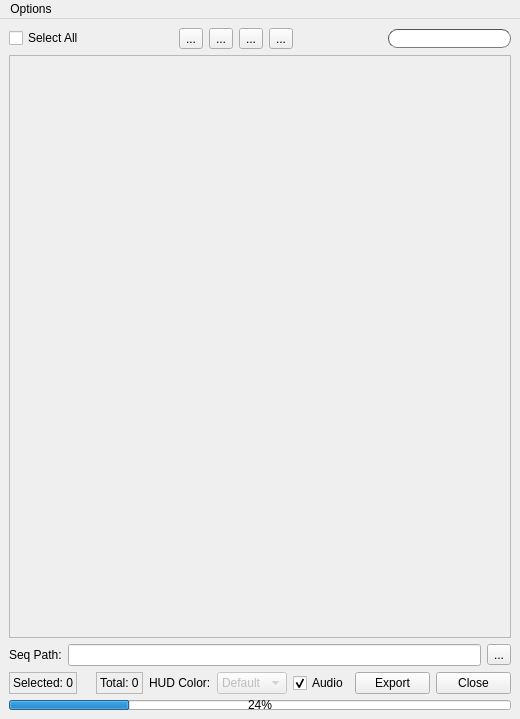
<?xml version="1.0" encoding="UTF-8"?>
<ui version="4.0">
 <class>MainWindow</class>
 <widget class="QMainWindow" name="MainWindow">
  <property name="geometry">
   <rect>
    <x>0</x>
    <y>0</y>
    <width>507</width>
    <height>719</height>
   </rect>
  </property>
  <property name="windowTitle">
   <string>Shot Export</string>
  </property>
  <widget class="QWidget" name="centralwidget">
   <layout class="QVBoxLayout" name="verticalLayout">
    <item>
     <layout class="QHBoxLayout" name="horizontalLayout">
      <item>
       <widget class="QCheckBox" name="selectAllButton">
        <property name="toolTip">
         <string>Select all shots for export</string>
        </property>
        <property name="text">
         <string>Select All</string>
        </property>
       </widget>
      </item>
      <item>
       <spacer name="horizontalSpacer">
        <property name="orientation">
         <enum>Qt::Horizontal</enum>
        </property>
        <property name="sizeHint" stdset="0">
         <size>
          <width>40</width>
          <height>20</height>
         </size>
        </property>
       </spacer>
      </item>
      <item>
       <widget class="QToolButton" name="addButton">
        <property name="toolTip">
         <string>Add new shot(s)</string>
        </property>
        <property name="text">
         <string>...</string>
        </property>
       </widget>
      </item>
      <item>
       <widget class="QToolButton" name="collapseButton">
        <property name="toolTip">
         <string>Toggle collapse all shots</string>
        </property>
        <property name="text">
         <string>...</string>
        </property>
       </widget>
      </item>
      <item>
       <widget class="QToolButton" name="deleteSelectedButton">
        <property name="toolTip">
         <string>Remove selected shots</string>
        </property>
        <property name="text">
         <string>...</string>
        </property>
       </widget>
      </item>
      <item>
       <widget class="QToolButton" name="sceneBreakdownButton">
        <property name="toolTip">
         <string>Open Scene Breakdown</string>
        </property>
        <property name="text">
         <string>...</string>
        </property>
       </widget>
      </item>
      <item>
       <spacer name="horizontalSpacer_3">
        <property name="orientation">
         <enum>Qt::Horizontal</enum>
        </property>
        <property name="sizeHint" stdset="0">
         <size>
          <width>40</width>
          <height>20</height>
         </size>
        </property>
       </spacer>
      </item>
      <item>
       <widget class="QLineEdit" name="searchBox">
        <property name="toolTip">
         <string/>
        </property>
        <property name="styleSheet">
         <string notr="true">border-width: 1px; 
border-style: inset; 
border-color: #535353; 
border-radius: 9px;
padding-left: 15px;
padding-bottom: 1px;</string>
        </property>
       </widget>
      </item>
     </layout>
    </item>
    <item>
     <widget class="QScrollArea" name="scrollArea">
      <property name="widgetResizable">
       <bool>true</bool>
      </property>
      <widget class="QWidget" name="scrollAreaWidgetContents">
       <property name="geometry">
        <rect>
         <x>0</x>
         <y>0</y>
         <width>487</width>
         <height>574</height>
        </rect>
       </property>
       <layout class="QVBoxLayout" name="verticalLayout_4">
        <property name="margin">
         <number>6</number>
        </property>
        <item>
         <layout class="QVBoxLayout" name="layout">
          <property name="spacing">
           <number>9</number>
          </property>
         </layout>
        </item>
        <item>
         <layout class="QVBoxLayout" name="verticalLayout_3">
          <item>
           <spacer name="verticalSpacer">
            <property name="orientation">
             <enum>Qt::Vertical</enum>
            </property>
            <property name="sizeHint" stdset="0">
             <size>
              <width>20</width>
              <height>40</height>
             </size>
            </property>
           </spacer>
          </item>
         </layout>
        </item>
       </layout>
      </widget>
     </widget>
    </item>
    <item>
     <layout class="QHBoxLayout" name="horizontalLayout_3">
      <item>
       <widget class="QLabel" name="label_3">
        <property name="text">
         <string>Seq Path:</string>
        </property>
       </widget>
      </item>
      <item>
       <widget class="QLineEdit" name="pathBox">
        <property name="toolTip">
         <string>Sequence path</string>
        </property>
       </widget>
      </item>
      <item>
       <widget class="QToolButton" name="browseButton">
        <property name="toolTip">
         <string>Select Directory</string>
        </property>
        <property name="text">
         <string>...</string>
        </property>
       </widget>
      </item>
     </layout>
    </item>
    <item>
     <layout class="QHBoxLayout" name="horizontalLayout_2">
      <item>
       <widget class="QLabel" name="selectedLabel">
        <property name="frameShape">
         <enum>QFrame::StyledPanel</enum>
        </property>
        <property name="text">
         <string>Selected: 0</string>
        </property>
       </widget>
      </item>
      <item>
       <widget class="QLabel" name="label">
        <property name="text">
         <string/>
        </property>
       </widget>
      </item>
      <item>
       <widget class="QLabel" name="totalLabel">
        <property name="frameShape">
         <enum>QFrame::StyledPanel</enum>
        </property>
        <property name="text">
         <string>Total: 0</string>
        </property>
       </widget>
      </item>
      <item>
       <spacer name="horizontalSpacer_4">
        <property name="orientation">
         <enum>Qt::Horizontal</enum>
        </property>
        <property name="sizeHint" stdset="0">
         <size>
          <width>40</width>
          <height>20</height>
         </size>
        </property>
       </spacer>
      </item>
      <item>
       <widget class="QLabel" name="label_2">
        <property name="text">
         <string>HUD Color:</string>
        </property>
       </widget>
      </item>
      <item>
       <widget class="QComboBox" name="colorBox">
        <property name="enabled">
         <bool>false</bool>
        </property>
        <item>
         <property name="text">
          <string>Default</string>
         </property>
        </item>
        <item>
         <property name="text">
          <string>Red</string>
         </property>
        </item>
        <item>
         <property name="text">
          <string>Green</string>
         </property>
        </item>
        <item>
         <property name="text">
          <string>Yellow</string>
         </property>
        </item>
       </widget>
      </item>
      <item>
       <spacer name="horizontalSpacer_2">
        <property name="orientation">
         <enum>Qt::Horizontal</enum>
        </property>
        <property name="sizeHint" stdset="0">
         <size>
          <width>40</width>
          <height>20</height>
         </size>
        </property>
       </spacer>
      </item>
      <item>
       <widget class="QCheckBox" name="audioButton">
        <property name="toolTip">
         <string>Include audio in playblast</string>
        </property>
        <property name="text">
         <string>Audio</string>
        </property>
        <property name="checked">
         <bool>true</bool>
        </property>
       </widget>
      </item>
      <item>
       <widget class="QPushButton" name="exportButton">
        <property name="minimumSize">
         <size>
          <width>75</width>
          <height>0</height>
         </size>
        </property>
        <property name="toolTip">
         <string>Export selected shots</string>
        </property>
        <property name="text">
         <string>Export</string>
        </property>
       </widget>
      </item>
      <item>
       <widget class="QPushButton" name="closeButton">
        <property name="minimumSize">
         <size>
          <width>75</width>
          <height>0</height>
         </size>
        </property>
        <property name="text">
         <string>Close</string>
        </property>
       </widget>
      </item>
     </layout>
    </item>
    <item>
     <widget class="QProgressBar" name="progressBar">
      <property name="maximumSize">
       <size>
        <width>16777215</width>
        <height>10</height>
       </size>
      </property>
      <property name="value">
       <number>24</number>
      </property>
     </widget>
    </item>
   </layout>
  </widget>
  <widget class="QMenuBar" name="menuBar">
   <property name="geometry">
    <rect>
     <x>0</x>
     <y>0</y>
     <width>507</width>
     <height>22</height>
    </rect>
   </property>
   <widget class="QMenu" name="menuOptions">
    <property name="title">
     <string>Options</string>
    </property>
    <addaction name="cacheEnableAction"/>
    <addaction name="cacheDisableAction"/>
    <addaction name="playblastEnableAction"/>
    <addaction name="playblastDisableAction"/>
   </widget>
   <addaction name="menuOptions"/>
  </widget>
  <action name="cacheEnableAction">
   <property name="text">
    <string>Enable Cache for selected</string>
   </property>
  </action>
  <action name="cacheDisableAction">
   <property name="text">
    <string>Disable Cache for selected</string>
   </property>
  </action>
  <action name="playblastEnableAction">
   <property name="text">
    <string>Enable Playblast for selected</string>
   </property>
  </action>
  <action name="playblastDisableAction">
   <property name="text">
    <string>Disable Playblast for selected</string>
   </property>
  </action>
 </widget>
 <tabstops>
  <tabstop>selectAllButton</tabstop>
  <tabstop>addButton</tabstop>
  <tabstop>searchBox</tabstop>
  <tabstop>scrollArea</tabstop>
  <tabstop>exportButton</tabstop>
  <tabstop>closeButton</tabstop>
 </tabstops>
 <resources/>
 <connections>
  <connection>
   <sender>closeButton</sender>
   <signal>clicked()</signal>
   <receiver>MainWindow</receiver>
   <slot>deleteLater()</slot>
   <hints>
    <hint type="sourcelabel">
     <x>381</x>
     <y>735</y>
    </hint>
    <hint type="destinationlabel">
     <x>85</x>
     <y>500</y>
    </hint>
   </hints>
  </connection>
 </connections>
</ui>
